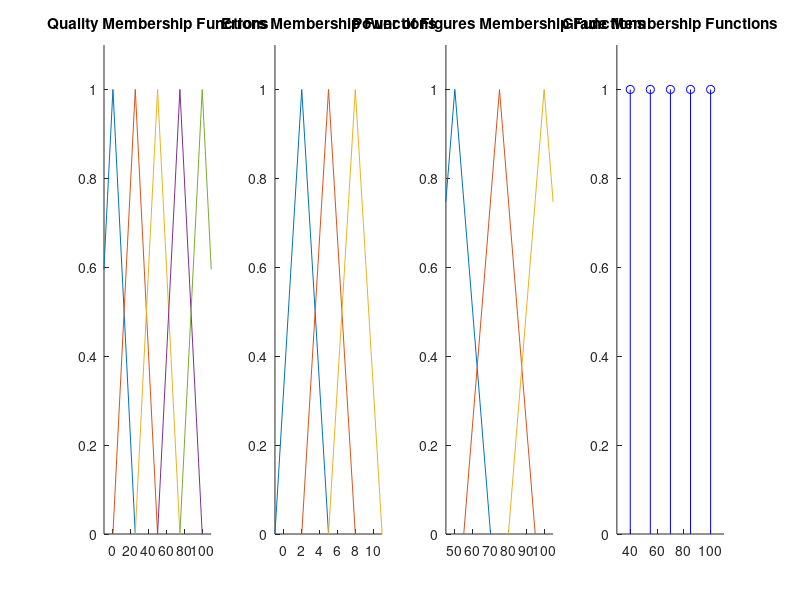
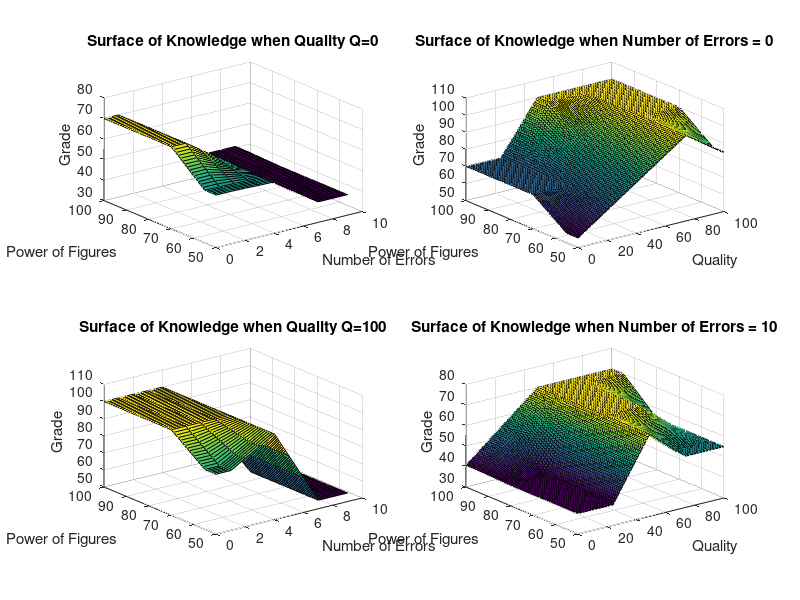

Write the MATLAB code that produced these figures, in order.
close all; clear all;

% Quality: [terrible poor ok good excellent]
Q = [0 25 50 75 100];

% Number of Errors: [low few many]
E = [2 5 8];

% Power of Figures: [ugly medium very-fine/VF]
F = [50 75 100];

%  Grades: [F D C B A]
G = [40 55 70 85 100];

% To make it easier to play around with these values in `Y`, 
% Let's defined them as MATLAB variables.
grade_F = G(1);
grade_D = G(2);
grade_C = G(3);
grade_B = G(4);
grade_A = G(5);

% Y = [
%     grade_C % Q:terrible, E: low
%     grade_D % Q:terrible, E: few
%     grade_F % Q:terrible, E: many
%     grade_C % Q:poor, E: low
%     grade_D % Q:poor, E: few
%     grade_F % Q:poor, E: many
%     grade_B % Q:ok, E: low
%     grade_B % Q:ok, E: few
%     grade_C % Q:ok, E: many
%     grade_A % Q:good, E: low
%     grade_B % Q:good, E: few
%     grade_C % Q:good, E: many
%     grade_A % Q:excellent, E: low
%     grade_A % Q:excellent, E: few
%     grade_C % Q:excellent, E: many
% ];

Y = [
    grade_D % Q:terrible, E: low, F: ugly
    grade_C % Q:terrible, E: low, F: medium
    grade_C % Q:terrible, E: low, F: VF
    grade_D % Q:terrible, E: few, F: ugly
    grade_D % Q:terrible, E: few, F: medium
    grade_D % Q:terrible, E: few, F: VF
    grade_F % Q:terrible, E: many, F: ugly
    grade_F % Q:terrible, E: many, F: medium
    grade_F % Q:terrible, E: many, F: VF
    grade_C % Q:poor, E: low, F: ugly
    grade_C % Q:poor, E: low, F: medium
    grade_C % Q:poor, E: low, F: VF
    grade_D % Q:poor, E: few, F: ugly
    grade_D % Q:poor, E: few, F: medium
    grade_D % Q:poor, E: few, F: VF
    grade_F % Q:poor, E: many, F: ugly
    grade_F % Q:poor, E: many, F: medium
    grade_D % Q:poor, E: many, F: VF
    grade_B % Q:ok, E: low, F: ugly
    grade_B % Q:ok, E: low, F: medium
    grade_A % Q:ok, E: low, F: VF
    grade_B % Q:ok, E: few, F: ugly
    grade_B % Q:ok, E: few, F: medium
    grade_A % Q:ok, E: few, F: VF
    grade_C % Q:ok, E: many, F: ugly
    grade_C % Q:ok, E: many, F: medium
    grade_C % Q:ok, E: many, F: VF
    grade_A % Q:good, E: low, F: ugly
    grade_A % Q:good, E: low, F: medium
    grade_A % Q:good, E: low, F: VF
    grade_B % Q:good, E: few, F: ugly
    grade_B % Q:good, E: few, F: medium
    grade_A % Q:good, E: few, F: VF
    grade_D % Q:good, E: many, F: ugly
    grade_C % Q:good, E: many, F: medium
    grade_C % Q:good, E: many, F: VF
    grade_B % Q:excellent, E: low, F: ugly
    grade_A % Q:excellent, E: low, F: medium
    grade_A % Q:excellent, E: low, F: VF
    grade_A % Q:excellent, E: few, F: ugly
    grade_A % Q:excellent, E: few, F: medium
    grade_A % Q:excellent, E: few, F: VF
    grade_D % Q:excellent, E: many, F: ugly
    grade_D % Q:excellent, E: many, F: medium
    grade_C % Q:excellent, E: many, F: VF
];

% Distance from center of triangles to either left or right

% % BROAD MFs
% Q_triangle_width = 50;
% E_triangle_width = 10;
% F_triangle_width = 40;

% MEDIUM MFs
Q_triangle_width = 25;
E_triangle_width = 3;
F_triangle_width = 20;

% % NARROW MFs
% Q_triangle_width = 15;
% E_triangle_width = 2;
% F_triangle_width = 10;

%%%%%%%%%%%%%%
% 
% PLOT FIGURES
% 
%%%%%%%%%%%%%%

figure(1)

% Plot Q
subplot(141)
hold on
for i = 1:length(Q)
    plot([Q(i)-Q_triangle_width Q(i) Q(i)+Q_triangle_width],[0 1 0])
end
xlim([-10 110])
ylim([0 1.1])
title("Quality Membership Functions")


% Plot E
subplot(142)
hold on
for i = 1:length(E)
    plot([E(i)-E_triangle_width E(i) E(i)+E_triangle_width],[0 1 0])
end
xlim([-1 11])
ylim([0 1.1])
title("Errors Membership Functions")


% Plot F
subplot(143)
hold on
for i = 1:length(F)
    plot([F(i)-F_triangle_width F(i) F(i)+F_triangle_width],[0 1 0])
end
xlim([45 105])
ylim([0 1.1])
title("Power of Figures Membership Functions")


% Plot G
subplot(144)
hold on
for i = 1:length(G)
    plot([G(i) G(i)],[0 1], 'b')
    plot([G(i)],[1], 'bo')
end
xlim([30 110])
ylim([0 1.1])
title("Grade Membership Functions")


%%%%%%%%%%%%%%%%%%%%%%%%%%%%%%%%
% 
% Calculate Surface of Knowledge
% 
%%%%%%%%%%%%%%%%%%%%%%%%%%%%%%%%

knowledge_surface = zeros(101, 11, 51);
for x = 1:101
    for y = 1:11
        for z = 50:101
            mu_1 = zeros(1,length(Q));
            mu_2 = zeros(1,length(E));
            mu_3 = zeros(1,length(F));

            for i = 1:length(Q)
                d = abs(Q(i) - x); % distance from triangle's center
                if d > Q_triangle_width
                    mu_1(i) = 0;
                else
                    slope = 1 / Q_triangle_width;
                    mu_1(i) = slope * (Q_triangle_width-d);
                end
            end

            for i = 1:length(E)
                d = abs(E(i) - y); % distance from triangle's center
                if d > E_triangle_width
                    mu_2(i) = 0;
                else
                    slope = 1 / E_triangle_width;
                    mu_2(i) = slope * (E_triangle_width-d);
                end
            end

            for i = 1:length(F)
                d = abs(F(i) - z); % distance from triangle's center
                if d > F_triangle_width
                    mu_3(i) = 0;
                else
                    slope = 1 / F_triangle_width;
                    mu_3(i) = slope * (F_triangle_width-d);
                end
            end

            H = kron(kron(mu_1, mu_2),mu_3)';
            knowledge_surface(x,y,z) = (Y' * H) / sum(H);
        end
    end
end


figure(2)
subplot(221)
ks = permute(knowledge_surface, [3 2 1]);
surf(0:10, 50:100, ks(50:100,:,1))
title("Surface of Knowledge when Quality Q=0")
xlabel("Number of Errors")
ylabel("Power of Figures")
ylim([50,100])
zlabel("Grade")

subplot(222)
ks = permute(knowledge_surface, [3 1 2]);
surf(0:100, 50:100, ks(50:100,:,1))
title("Surface of Knowledge when Number of Errors = 0")
xlabel("Quality")
ylabel("Power of Figures")
ylim([50,100])
zlabel("Grade")

subplot(223)
ks = permute(knowledge_surface, [3 2 1]);
surf(0:10, 50:100, ks(50:100,:,100))
title("Surface of Knowledge when Quality Q=100")
xlabel("Number of Errors")
ylabel("Power of Figures")
ylim([50,100])
zlabel("Grade")

subplot(224)
ks = permute(knowledge_surface, [3 1 2]);
surf(0:100, 50:100, ks(50:100,:,10))
title("Surface of Knowledge when Number of Errors = 10")
xlabel("Quality")
ylabel("Power of Figures")
ylim([50,100])
zlabel("Grade")


% % surf(0:10, 0:100, knowledge_surface)
% % surf(0:10, 0:100, knowledge_surface)
% surf(knowledge_surface)
% title("Surface of Knowledge")
% xlabel("Number of Errors")
% ylabel("Quality")
% zlabel("Grade")
